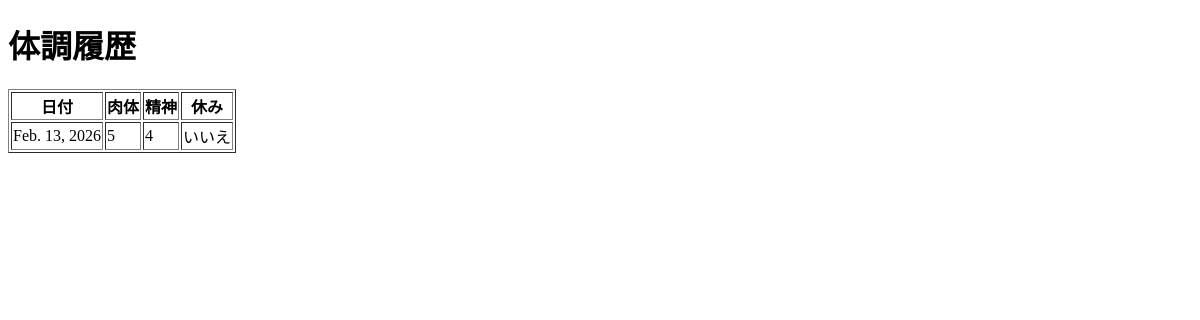
Before: /conditions/history/ (signed in) with the older database file.
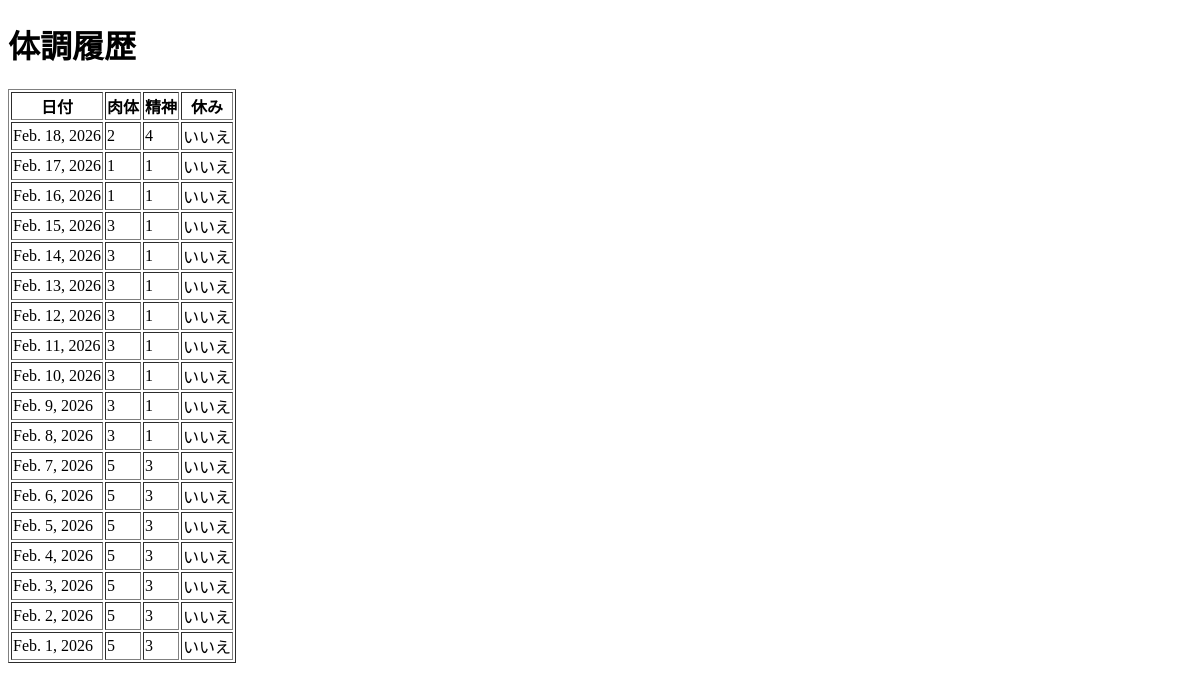
After: the same page with the newer database file.
### conditions/models.py (models this page shows)
class Condition(models.Model):
    user = models.ForeignKey(settings.AUTH_USER_MODEL, on_delete=models.CASCADE)
    date = models.DateField()
    physical = models.IntegerField(
        null=True,
        blank=True,
        validators=[MinValueValidator(1), MaxValueValidator(5)],
    )
    mental = models.IntegerField(
        null=True,
        blank=True,
        validators=[MinValueValidator(1), MaxValueValidator(5)],
    )
    created_at = models.DateTimeField(auto_now_add=True)
    is_absent = models.BooleanField(default=False)
    notes = models.TextField(null=True, blank=True)
    class Meta:
        constraints = [
            models.UniqueConstraint(fields=["user", "date"], name="uniq_condition_user_date")
        ]

### conditions/views.py (the view)
# urls.py: path("history/", views.history_view, name="history"),
@login_required
def history_view(request):
    conditions = (
        request.user.condition_set.order_by("-date", "-created_at")
    )
    return render(request, "conditions/history.html", {"conditions": conditions})

### conditions/templates/conditions/history.html (shortened to what this page needs)
<!DOCTYPE html>
<html lang="ja">
<head>
</head>
<body>
    <h1>体調履歴</h1>
    <table border="1">
        <thead>
            <tr>
                <th>日付</th>
                <th>肉体</th>
                <th>精神</th>
                <th>休み</th>
            </tr>
        </thead>
        <tbody>
            {% for condition in conditions %}
                <tr>
                    <td>{{ condition.date }}</td>
                    <td>{{ condition.physical|default:"-" }}</td>
                    <td>{{ condition.mental|default:"-" }}</td>
                    <td>{{ condition.is_absent|yesno:"はい,いいえ" }}</td>
                </tr>
            {% empty %}
                <tr>
                    <td colspan="4">データがありません。</td>
                </tr>
            {% endfor %}
        </tbody>
    </table>
</body>
</html>

Changed rows visible on the page:
added Condition: date "Feb. 18, 2026", physical "2", mental "4", is_absent "いいえ"
added Condition: date "Feb. 17, 2026", physical "1", mental "1", is_absent "いいえ"
added Condition: date "Feb. 16, 2026", physical "1", mental "1", is_absent "いいえ"
added Condition: date "Feb. 15, 2026", physical "3", mental "1", is_absent "いいえ"
added Condition: date "Feb. 14, 2026", physical "3", mental "1", is_absent "いいえ"
changed Condition "Feb. 13, 2026": physical "5" → "3"; mental "4" → "1"
added Condition: date "Feb. 12, 2026", physical "3", mental "1", is_absent "いいえ"
added Condition: date "Feb. 11, 2026", physical "3", mental "1", is_absent "いいえ"
added Condition: date "Feb. 10, 2026", physical "3", mental "1", is_absent "いいえ"
added Condition: date "Feb. 9, 2026", physical "3", mental "1", is_absent "いいえ"
added Condition: date "Feb. 8, 2026", physical "3", mental "1", is_absent "いいえ"
added Condition: date "Feb. 7, 2026", physical "5", mental "3", is_absent "いいえ"
added Condition: date "Feb. 6, 2026", physical "5", mental "3", is_absent "いいえ"
added Condition: date "Feb. 5, 2026", physical "5", mental "3", is_absent "いいえ"
added Condition: date "Feb. 4, 2026", physical "5", mental "3", is_absent "いいえ"
added Condition: date "Feb. 3, 2026", physical "5", mental "3", is_absent "いいえ"
added Condition: date "Feb. 2, 2026", physical "5", mental "3", is_absent "いいえ"
added Condition: date "Feb. 1, 2026", physical "5", mental "3", is_absent "いいえ"
